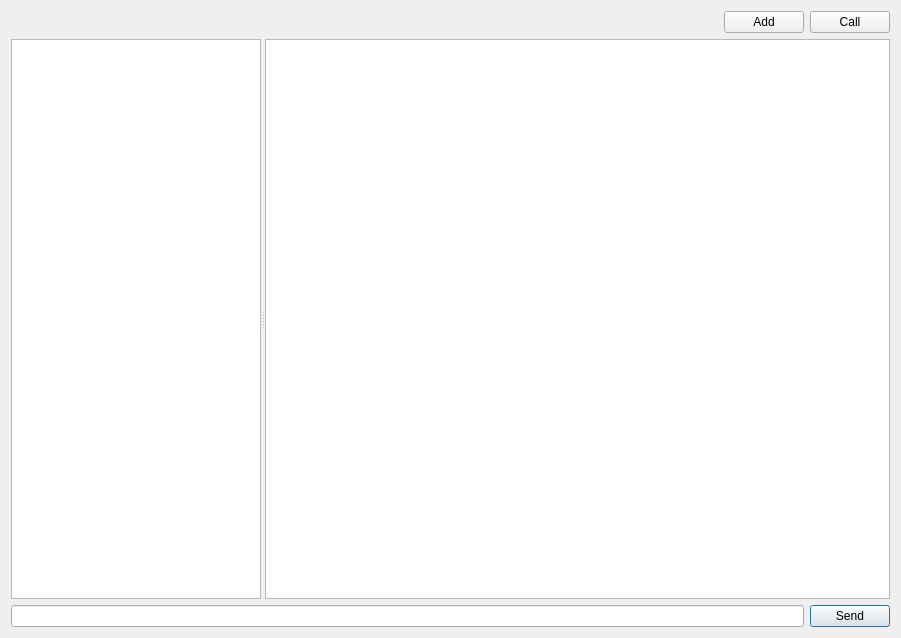
<?xml version="1.0" encoding="UTF-8"?>
<ui version="4.0">
 <class>WidgetChatTab</class>
 <widget class="QWidget" name="WidgetChatTab">
  <property name="geometry">
   <rect>
    <x>0</x>
    <y>0</y>
    <width>901</width>
    <height>638</height>
   </rect>
  </property>
  <property name="windowTitle">
   <string>Form</string>
  </property>
  <layout class="QVBoxLayout" name="verticalLayout_2">
   <item>
    <layout class="QHBoxLayout" name="horizontalLayout">
     <property name="sizeConstraint">
      <enum>QLayout::SetMinimumSize</enum>
     </property>
     <item>
      <widget class="QLabel" name="_onlineLabel">
       <property name="text">
        <string/>
       </property>
      </widget>
     </item>
     <item>
      <spacer name="horizontalSpacer">
       <property name="orientation">
        <enum>Qt::Horizontal</enum>
       </property>
       <property name="sizeHint" stdset="0">
        <size>
         <width>40</width>
         <height>20</height>
        </size>
       </property>
      </spacer>
     </item>
     <item>
      <widget class="QPushButton" name="_addButton">
       <property name="text">
        <string>Add</string>
       </property>
      </widget>
     </item>
     <item>
      <widget class="QPushButton" name="_callButon">
       <property name="text">
        <string>Call</string>
       </property>
      </widget>
     </item>
    </layout>
   </item>
   <item>
    <layout class="QVBoxLayout" name="verticalLayout">
     <property name="sizeConstraint">
      <enum>QLayout::SetMaximumSize</enum>
     </property>
     <item>
      <widget class="QSplitter" name="splitter">
       <property name="orientation">
        <enum>Qt::Horizontal</enum>
       </property>
       <widget class="QListWidget" name="_peerListWidget">
        <property name="minimumSize">
         <size>
          <width>100</width>
          <height>0</height>
         </size>
        </property>
        <property name="maximumSize">
         <size>
          <width>250</width>
          <height>16777215</height>
         </size>
        </property>
        <property name="alternatingRowColors">
         <bool>true</bool>
        </property>
        <property name="selectionMode">
         <enum>QAbstractItemView::NoSelection</enum>
        </property>
       </widget>
       <widget class="QListWidget" name="_chatTable">
        <property name="horizontalScrollBarPolicy">
         <enum>Qt::ScrollBarAlwaysOff</enum>
        </property>
        <property name="wordWrap">
         <bool>true</bool>
        </property>
       </widget>
      </widget>
     </item>
    </layout>
   </item>
   <item>
    <layout class="QHBoxLayout" name="horizontalLayout_2">
     <property name="sizeConstraint">
      <enum>QLayout::SetMinimumSize</enum>
     </property>
     <item>
      <widget class="QLineEdit" name="_inputText">
       <property name="maxLength">
        <number>480</number>
       </property>
       <property name="alignment">
        <set>Qt::AlignLeading|Qt::AlignLeft|Qt::AlignTop</set>
       </property>
       <property name="clearButtonEnabled" stdset="0">
        <bool>true</bool>
       </property>
      </widget>
     </item>
     <item>
      <widget class="QPushButton" name="_sendButton">
       <property name="text">
        <string>Send</string>
       </property>
       <property name="autoDefault">
        <bool>true</bool>
       </property>
       <property name="default">
        <bool>true</bool>
       </property>
      </widget>
     </item>
    </layout>
   </item>
  </layout>
 </widget>
 <resources/>
 <connections/>
</ui>
